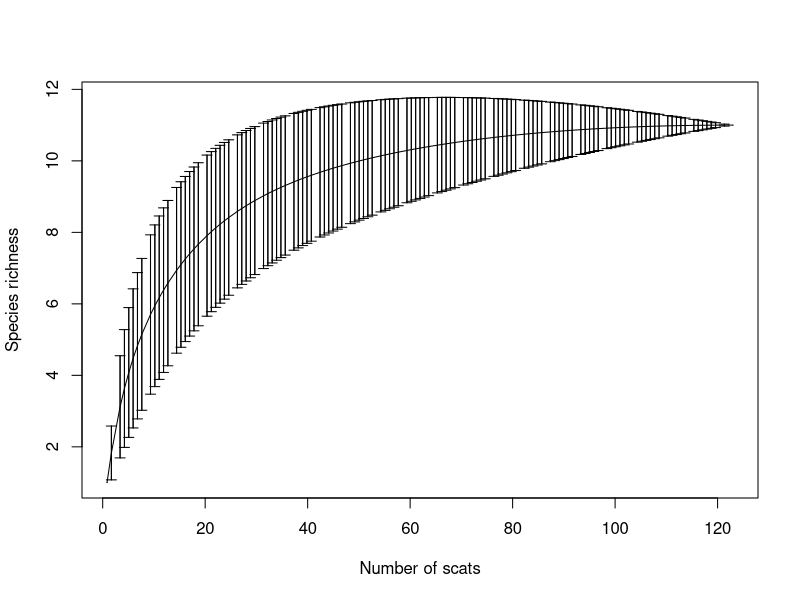

Source code (R):
library(vegan)
library(dplyr)
Leopard = read.csv("LeopardFood.csv", header=TRUE)
names(Leopard)
row.names(Leopard)
LeopardData = Leopard[2:12]
LeopardRF = specaccum(LeopardData, method = "rarefaction", 
                      permutations = 1000)
plot(LeopardRF, xlab="Number of scats", ylab="Species richness", lwd=1)
with(LeopardRF, arrows(sites, richness - (2 * sd), sites, richness + (2 * sd),
                    angle = 90, code = 3, length = 0.05))






